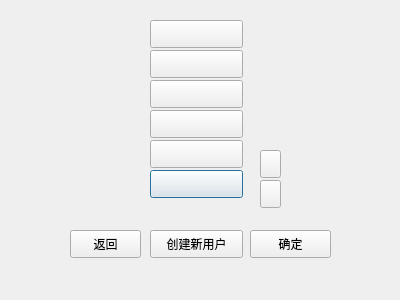
<?xml version="1.0" encoding="UTF-8"?>
<ui version="4.0">
 <class>Dialog_load</class>
 <widget class="QDialog" name="Dialog_load">
  <property name="geometry">
   <rect>
    <x>0</x>
    <y>0</y>
    <width>400</width>
    <height>300</height>
   </rect>
  </property>
  <property name="windowTitle">
   <string>Dialog</string>
  </property>
  <property name="styleSheet">
   <string notr="true"/>
  </property>
  <widget class="QPushButton" name="but_6">
   <property name="geometry">
    <rect>
     <x>150</x>
     <y>170</y>
     <width>93</width>
     <height>28</height>
    </rect>
   </property>
   <property name="text">
    <string/>
   </property>
  </widget>
  <widget class="QPushButton" name="but_1">
   <property name="geometry">
    <rect>
     <x>150</x>
     <y>20</y>
     <width>93</width>
     <height>28</height>
    </rect>
   </property>
   <property name="styleSheet">
    <string notr="true"/>
   </property>
   <property name="text">
    <string/>
   </property>
  </widget>
  <widget class="QPushButton" name="but_2">
   <property name="geometry">
    <rect>
     <x>150</x>
     <y>50</y>
     <width>93</width>
     <height>28</height>
    </rect>
   </property>
   <property name="text">
    <string/>
   </property>
  </widget>
  <widget class="QPushButton" name="but_3">
   <property name="geometry">
    <rect>
     <x>150</x>
     <y>80</y>
     <width>93</width>
     <height>28</height>
    </rect>
   </property>
   <property name="text">
    <string/>
   </property>
  </widget>
  <widget class="QPushButton" name="but_4">
   <property name="geometry">
    <rect>
     <x>150</x>
     <y>110</y>
     <width>93</width>
     <height>28</height>
    </rect>
   </property>
   <property name="text">
    <string/>
   </property>
  </widget>
  <widget class="QPushButton" name="but_5">
   <property name="geometry">
    <rect>
     <x>150</x>
     <y>140</y>
     <width>93</width>
     <height>28</height>
    </rect>
   </property>
   <property name="text">
    <string/>
   </property>
  </widget>
  <widget class="QPushButton" name="but_sure">
   <property name="geometry">
    <rect>
     <x>250</x>
     <y>230</y>
     <width>81</width>
     <height>28</height>
    </rect>
   </property>
   <property name="text">
    <string>确定</string>
   </property>
  </widget>
  <widget class="QPushButton" name="but_up">
   <property name="geometry">
    <rect>
     <x>260</x>
     <y>150</y>
     <width>21</width>
     <height>28</height>
    </rect>
   </property>
   <property name="styleSheet">
    <string notr="true">border-image: url(:/pictures/resources/up.png);</string>
   </property>
   <property name="text">
    <string/>
   </property>
  </widget>
  <widget class="QPushButton" name="but_down">
   <property name="geometry">
    <rect>
     <x>260</x>
     <y>180</y>
     <width>21</width>
     <height>28</height>
    </rect>
   </property>
   <property name="styleSheet">
    <string notr="true">border-image: url(:/pictures/resources/down.png);</string>
   </property>
   <property name="text">
    <string/>
   </property>
  </widget>
  <widget class="QPushButton" name="but_back">
   <property name="geometry">
    <rect>
     <x>70</x>
     <y>230</y>
     <width>71</width>
     <height>28</height>
    </rect>
   </property>
   <property name="text">
    <string>返回</string>
   </property>
  </widget>
  <widget class="QPushButton" name="but_create">
   <property name="geometry">
    <rect>
     <x>150</x>
     <y>230</y>
     <width>93</width>
     <height>28</height>
    </rect>
   </property>
   <property name="text">
    <string>创建新用户</string>
   </property>
  </widget>
  <zorder>but_6</zorder>
  <zorder>but_1</zorder>
  <zorder>but_2</zorder>
  <zorder>but_3</zorder>
  <zorder>but_4</zorder>
  <zorder>but_5</zorder>
  <zorder>but_up</zorder>
  <zorder>but_down</zorder>
  <zorder>but_back</zorder>
  <zorder>but_create</zorder>
  <zorder>but_sure</zorder>
 </widget>
 <resources/>
 <connections/>
</ui>
